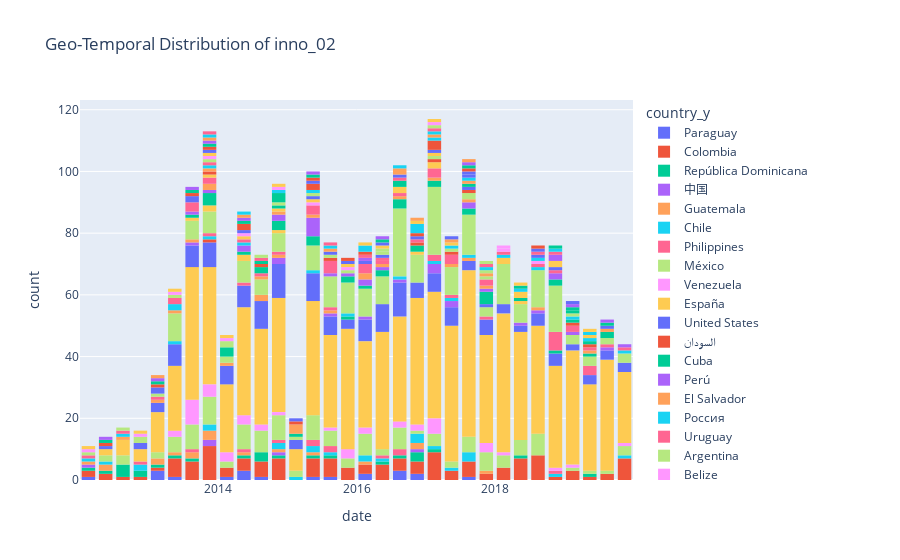

Notebook cell for this chart:
### Code cell
df_f = df_viz.reset_index()
fig = px.histogram(df_f, x='date', color='country_y', title=f'Geo-Temporal Distribution of {inno_choose}')
fig.update_layout(bargap=0.2)
fig.show()
